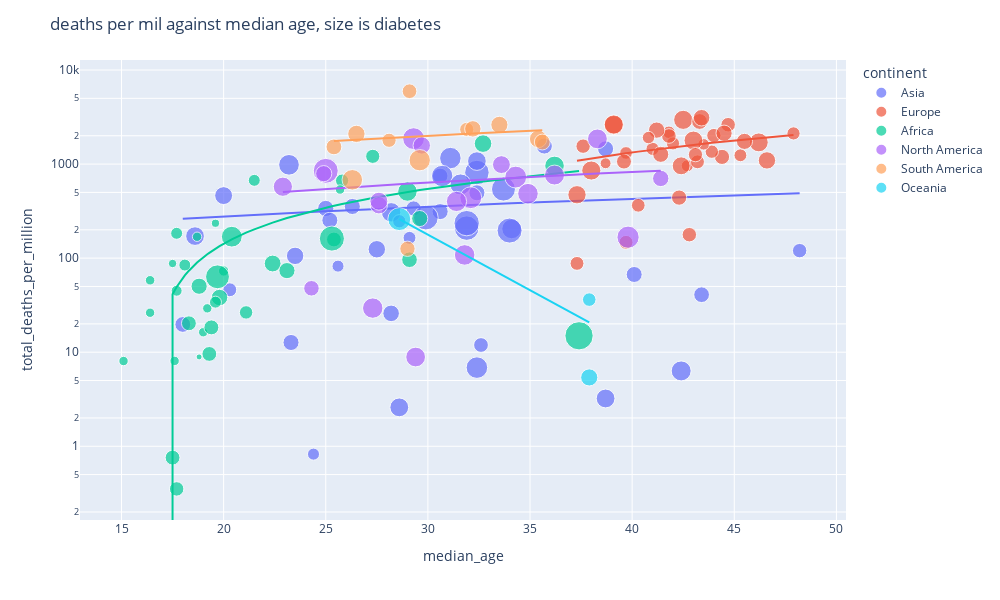

Write notebook code for a chart like this one.
### Code cell
fig = go.Figure()

fig = px.scatter(df_diab, x = 'median_age', y = 'total_deaths_per_million', trendline = 'ols', size = 'diabetes_prevalence',
                 hover_name = 'location', color = 'continent')
fig.update_layout(yaxis_type = 'log')
fig.update_layout(
    width = 1000,
    height = 600,
    title = 'deaths per mil against median age, size is diabetes'
    )
fig.show()

### Figure 1 — Plotly figure (JSON) as saved in the notebook; plotly's stock layout.template omitted (floating-point values rounded to 4 significant figures)
{"data": [{"hovertemplate": "<b>%{hovertext}</b><br><br>continent=Asia<br>median_age=%{x}<br>total_deaths_per_million=%{y}<br>diabetes_prevalence=%{marker.size}<extra></extra>", "hovertext": ["Afghanistan", "Armenia", "Azerbaijan", "Bahrain", "Bangladesh", "Bhutan", "Brunei", "Cambodia", "China", "Georgia", "India", "Indonesia", "Iran", "Iraq", "Israel", "Japan", "Jordan", "Kazakhstan", "Kuwait", "Kyrgyzstan", "Laos", "Lebanon", "Malaysia", "Mongolia", "Myanmar", "Nepal", "Oman", "Pakistan", "Philippines", "Qatar", "Saudi Arabia", "Singapore", "South Korea", "Sri Lanka", "Tajikistan", "Thailand", "Timor", "Turkey", "United Arab Emirates", "Uzbekistan", "Vietnam", "Yemen"], "legendgroup": "Asia", "marker": {"color": "#636efa", "size": [9.59, 7.11, 7.11, 16.52, 8.38, 9.75, 12.79, 4, 9.74, 7.11, 10.39, 6.32, 9.59, 8.83, 6.74, 5.72, 11.75, 7.11, 15.84, 7.11, 4, 12.71, 16.74, 4.82, 4.61, 7.26, 12.61, 8.35, 7.07, 16.52, 17.72, 10.99, 6.8, 10.68, 7.11, 7.04, 6.86, 12.13, 17.26, 7.57, 6, 5.35], "sizemode": "area", "sizeref": 0.05505, "symbol": "circle"}, "mode": "markers", "name": "Asia", "orientation": "v", "showlegend": true, "type": "scatter", "x": [18.6, 35.7, 32.4, 32.4, 27.5, 28.6, 32.4, 25.6, 38.7, 38.7, 28.2, 29.3, 32.4, 20, 30.6, 48.2, 23.2, 30.6, 33.7, 26.3, 24.4, 31.1, 29.9, 28.6, 29.1, 25, 30.7, 23.5, 25.2, 31.9, 31.9, 42.4, 43.4, 34.1, 23.3, 40.1, 18, 31.6, 34, 28.2, 32.6, 20.3], "xaxis": "x", "y": [171.5, 1555.0, 495.3, 813.4, 124.3, 2.592, 6.857, 82.24, 3.221, 1452.0, 307.1, 337.5, 1076.0, 462.3, 747.4, 120.2, 982.1, 312.4, 541.8, 354.2, 0.825, 1158.0, 269.6, 246.8, 164.3, 337.5, 746.9, 105.8, 253.0, 208.6, 235.5, 6.324, 40.86, 204.5, 12.69, 67.03, 19.72, 607.7, 196.5, 25.88, 11.93, 46.1], "yaxis": "y"}, {"hovertemplate": "<b>OLS trendline</b><br>total_deaths_per_million = 7.52558 * median_age + 127.084<br>R<sup>2</sup>=0.015095<br><br>continent=Asia<br>median_age=%{x}<br>total_deaths_per_million=%{y} <b>(trend)</b><extra></extra>", "legendgroup": "Asia", "marker": {"color": "#636efa", "symbol": "circle"}, "mode": "lines", "name": "Asia", "showlegend": false, "type": "scatter", "x": [18, 18.6, 20, 20.3, 23.2, 23.3, 23.5, 24.4, 25, 25.2, 25.6, 26.3, 27.5, 28.2, 28.2, 28.6, 28.6, 29.1, 29.3, 29.9, 30.6, 30.6, 30.7, 31.1, 31.6, 31.9, 31.9, 32.4, 32.4, 32.4, 32.4, 32.6, 33.7, 34, 34.1, 35.7, 38.7, 38.7, 40.1, 42.4, 43.4, 48.2], "xaxis": "x", "y": [262.5, 267.1, 277.6, 279.9, 301.7, 302.4, 303.9, 310.7, 315.2, 316.7, 319.7, 325.0, 334.0, 339.3, 339.3, 342.3, 342.3, 346.1, 347.6, 352.1, 357.4, 357.4, 358.1, 361.1, 364.9, 367.2, 367.2, 370.9, 370.9, 370.9, 370.9, 372.4, 380.7, 383.0, 383.7, 395.7, 418.3, 418.3, 428.9, 446.2, 453.7, 489.8], "yaxis": "y"}, {"hovertemplate": "<b>%{hovertext}</b><br><br>continent=Europe<br>median_age=%{x}<br>total_deaths_per_million=%{y}<br>diabetes_prevalence=%{marker.size}<extra></extra>", "hovertext": ["Albania", "Austria", "Belarus", "Belgium", "Bosnia and Herzegovina", "Bulgaria", "Croatia", "Cyprus", "Czechia", "Denmark", "Estonia", "Finland", "France", "Germany", "Greece", "Hungary", "Iceland", "Ireland", "Italy", "Latvia", "Lithuania", "Luxembourg", "Malta", "Moldova", "Montenegro", "Netherlands", "North Macedonia", "Norway", "Poland", "Portugal", "Romania", "Russia", "Slovakia", "Slovenia", "Spain", "Sweden", "Switzerland", "Ukraine", "United Kingdom"], "legendgroup": "Europe", "marker": {"color": "#EF553B", "size": [10.08, 6.35, 5.18, 4.29, 10.08, 5.81, 5.59, 9.24, 6.82, 6.41, 4.02, 5.76, 4.77, 8.31, 4.55, 7.55, 5.31, 3.28, 4.78, 4.91, 3.67, 4.42, 8.83, 5.72, 10.08, 5.29, 10.08, 5.31, 5.91, 9.85, 9.74, 6.18, 7.29, 7.25, 7.17, 4.79, 5.59, 7.11, 4.28], "sizemode": "area", "sizeref": 0.05505, "symbol": "circle"}, "mode": "markers", "name": "Europe", "orientation": "v", "showlegend": true, "type": "scatter", "x": [38, 44.4, 40.3, 41.8, 42.5, 44.7, 44, 37.3, 43.3, 42.3, 42.7, 42.8, 42, 46.6, 45.3, 43.4, 37.3, 38.7, 47.9, 43.9, 43.5, 39.7, 42.4, 37.6, 39.1, 43.2, 39.1, 39.7, 41.8, 46.2, 43, 39.6, 41.2, 44.5, 45.5, 41, 43.1, 41.4, 40.8], "xaxis": "x", "y": [853.8, 1192.0, 364.6, 2178.0, 2953.0, 2621.0, 2011.0, 471.8, 2835.0, 440.1, 958.9, 177.6, 1658.0, 1094.0, 1240.0, 3108.0, 87.91, 1020.0, 2118.0, 1355.0, 1621.0, 1313.0, 958.0, 1551.0, 2594.0, 1057.0, 2637.0, 147.4, 1989.0, 1701.0, 1782.0, 1063.0, 2296.0, 2130.0, 1743.0, 1451.0, 1260.0, 1270.0, 1913.0], "yaxis": "y"}, {"hovertemplate": "<b>OLS trendline</b><br>total_deaths_per_million = 90.1837 * median_age + -2277.8<br>R<sup>2</sup>=0.089139<br><br>continent=Europe<br>median_age=%{x}<br>total_deaths_per_million=%{y} <b>(trend)</b><extra></extra>", "legendgroup": "Europe", "marker": {"color": "#EF553B", "symbol": "circle"}, "mode": "lines", "name": "Europe", "showlegend": false, "type": "scatter", "x": [37.3, 37.3, 37.6, 38, 38.7, 39.1, 39.1, 39.6, 39.7, 39.7, 40.3, 40.8, 41, 41.2, 41.4, 41.8, 41.8, 42, 42.3, 42.4, 42.5, 42.7, 42.8, 43, 43.1, 43.2, 43.3, 43.4, 43.5, 43.9, 44, 44.4, 44.5, 44.7, 45.3, 45.5, 46.2, 46.6, 47.9], "xaxis": "x", "y": [1086.0, 1086.0, 1113.0, 1149.0, 1212.0, 1248.0, 1248.0, 1293.0, 1302.0, 1302.0, 1357.0, 1402.0, 1420.0, 1438.0, 1456.0, 1492.0, 1492.0, 1510.0, 1537.0, 1546.0, 1555.0, 1573.0, 1582.0, 1600.0, 1609.0, 1618.0, 1627.0, 1636.0, 1645.0, 1681.0, 1690.0, 1726.0, 1735.0, 1753.0, 1808.0, 1826.0, 1889.0, 1925.0, 2042.0], "yaxis": "y"}, {"hovertemplate": "<b>%{hovertext}</b><br><br>continent=Africa<br>median_age=%{x}<br>total_deaths_per_million=%{y}<br>diabetes_prevalence=%{marker.size}<extra></extra>", "hovertext": ["Algeria", "Benin", "Botswana", "Burkina Faso", "Burundi", "Cameroon", "Cape Verde", "Central African Republic", "Comoros", "Djibouti", "Egypt", "Equatorial Guinea", "Eritrea", "Eswatini", "Ethiopia", "Gabon", "Gambia", "Ghana", "Guinea", "Kenya", "Liberia", "Libya", "Madagascar", "Malawi", "Mali", "Mauritius", "Morocco", "Mozambique", "Niger", "Sao Tome and Principe", "Seychelles", "South Africa", "Sudan", "Tanzania", "Togo", "Tunisia", "Uganda", "Zambia", "Zimbabwe"], "legendgroup": "Africa", "marker": {"color": "#00cc96", "size": [6.73, 0.99, 4.81, 2.42, 6.05, 7.2, 2.42, 6.1, 11.88, 6.05, 17.31, 7.78, 6.05, 3.94, 7.47, 7.2, 1.91, 4.97, 2.42, 2.92, 2.42, 10.43, 3.94, 3.94, 2.42, 22.02, 7.14, 3.3, 2.42, 2.42, 10.55, 5.52, 15.67, 5.75, 6.15, 8.52, 2.5, 3.94, 1.82], "sizemode": "area", "sizeref": 0.05505, "symbol": "circle"}, "mode": "markers", "name": "Africa", "orientation": "v", "showlegend": true, "type": "scatter", "x": [29.1, 18.8, 25.8, 17.6, 17.5, 18.8, 25.7, 18.3, 20.4, 25.4, 25.3, 22.4, 19.3, 21.5, 19.8, 23.1, 17.5, 21.1, 19, 20, 19.2, 29, 19.6, 18.1, 16.4, 37.4, 29.6, 17.7, 15.1, 18.7, 36.2, 27.3, 19.7, 17.7, 19.4, 32.7, 16.4, 17.7, 19.6], "xaxis": "x", "y": [96.21, 8.909, 667.2, 8.085, 0.757, 50.25, 536.0, 20.29, 169.0, 157.9, 161.4, 87.67, 9.587, 671.5, 38.12, 73.68, 87.72, 26.49, 16.3, 73.01, 29.26, 510.7, 34.05, 84.37, 26.27, 14.94, 263.7, 45.02, 8.056, 168.8, 955.9, 1209.0, 63.31, 0.352, 18.36, 1650.0, 58.17, 183.6, 234.8], "yaxis": "y"}, {"hovertemplate": "<b>OLS trendline</b><br>total_deaths_per_million = 40.2888 * median_age + -663.695<br>R<sup>2</sup>=0.368234<br><br>continent=Africa<br>median_age=%{x}<br>total_deaths_per_million=%{y} <b>(trend)</b><extra></extra>", "legendgroup": "Africa", "marker": {"color": "#00cc96", "symbol": "circle"}, "mode": "lines", "name": "Africa", "showlegend": false, "type": "scatter", "x": [15.1, 16.4, 16.4, 17.5, 17.5, 17.6, 17.7, 17.7, 17.7, 18.1, 18.3, 18.7, 18.8, 18.8, 19, 19.2, 19.3, 19.4, 19.6, 19.6, 19.7, 19.8, 20, 20.4, 21.1, 21.5, 22.4, 23.1, 25.3, 25.4, 25.7, 25.8, 27.3, 29, 29.1, 29.6, 32.7, 36.2, 37.4], "xaxis": "x", "y": [-55.33, -2.959, -2.959, 41.36, 41.36, 45.39, 49.42, 49.42, 49.42, 65.53, 73.59, 89.71, 93.73, 93.73, 101.8, 109.8, 113.9, 117.9, 126.0, 126.0, 130.0, 134.0, 142.1, 158.2, 186.4, 202.5, 238.8, 267.0, 355.6, 359.6, 371.7, 375.8, 436.2, 504.7, 508.7, 528.9, 653.7, 794.8, 843.1], "yaxis": "y"}, {"hovertemplate": "<b>%{hovertext}</b><br><br>continent=North America<br>median_age=%{x}<br>total_deaths_per_million=%{y}<br>diabetes_prevalence=%{marker.size}<extra></extra>", "hovertext": ["Antigua and Barbuda", "Bahamas", "Barbados", "Belize", "Canada", "Costa Rica", "Dominican Republic", "El Salvador", "Grenada", "Guatemala", "Haiti", "Honduras", "Jamaica", "Mexico", "Nicaragua", "Panama", "Saint Lucia", "Saint Vincent and the Grenadines", "Trinidad and Tobago", "United States"], "legendgroup": "North America", "marker": {"color": "#ab63fa", "size": [13.17, 13.17, 13.57, 17.11, 7.37, 8.78, 8.2, 8.87, 10.71, 10.18, 6.65, 7.21, 11.28, 13.06, 11.47, 8.33, 11.62, 11.62, 10.97, 10.79], "sizemode": "area", "sizeref": 0.05505, "symbol": "circle"}, "mode": "markers", "name": "North America", "orientation": "v", "showlegend": true, "type": "scatter", "x": [32.1, 34.3, 39.8, 25, 41.4, 33.6, 27.6, 27.6, 29.4, 22.9, 24.3, 24.9, 31.4, 29.3, 27.3, 29.7, 34.9, 31.8, 36.2, 38.3], "xaxis": "x", "y": [439.1, 727.3, 167.0, 847.5, 703.5, 987.4, 364.7, 402.9, 8.887, 574.3, 47.8, 790.9, 400.9, 1865.0, 29.44, 1578.0, 484.7, 108.2, 764.6, 1852.0], "yaxis": "y"}, {"hovertemplate": "<b>OLS trendline</b><br>total_deaths_per_million = 18.6445 * median_age + 77.5355<br>R<sup>2</sup>=0.030900<br><br>continent=North America<br>median_age=%{x}<br>total_deaths_per_million=%{y} <b>(trend)</b><extra></extra>", "legendgroup": "North America", "marker": {"color": "#ab63fa", "symbol": "circle"}, "mode": "lines", "name": "North America", "showlegend": false, "type": "scatter", "x": [22.9, 24.3, 24.9, 25, 27.3, 27.6, 27.6, 29.3, 29.4, 29.7, 31.4, 31.8, 32.1, 33.6, 34.3, 34.9, 36.2, 38.3, 39.8, 41.4], "xaxis": "x", "y": [504.5, 530.6, 541.8, 543.6, 586.5, 592.1, 592.1, 623.8, 625.7, 631.3, 663.0, 670.4, 676.0, 704.0, 717.0, 728.2, 752.5, 791.6, 819.6, 849.4], "yaxis": "y"}, {"hovertemplate": "<b>%{hovertext}</b><br><br>continent=South America<br>median_age=%{x}<br>total_deaths_per_million=%{y}<br>diabetes_prevalence=%{marker.size}<extra></extra>", "hovertext": ["Argentina", "Bolivia", "Brazil", "Chile", "Colombia", "Ecuador", "Guyana", "Paraguay", "Peru", "Suriname", "Uruguay", "Venezuela"], "legendgroup": "South America", "marker": {"color": "#FFA15A", "size": [5.5, 6.89, 8.11, 8.46, 7.44, 5.55, 11.62, 8.27, 5.95, 12.54, 6.93, 6.47], "sizemode": "area", "sizeref": 0.05505, "symbol": "circle"}, "mode": "markers", "name": "South America", "orientation": "v", "showlegend": true, "type": "scatter", "x": [31.9, 25.4, 33.5, 35.4, 32.2, 28.1, 26.3, 26.5, 29.1, 29.6, 35.6, 29], "xaxis": "x", "y": [2336.0, 1524.0, 2613.0, 1850.0, 2367.0, 1791.0, 680.2, 2093.0, 5951.0, 1099.0, 1715.0, 125.8], "yaxis": "y"}, {"hovertemplate": "<b>OLS trendline</b><br>total_deaths_per_million = 52.3731 * median_age + 429.567<br>R<sup>2</sup>=0.016125<br><br>continent=South America<br>median_age=%{x}<br>total_deaths_per_million=%{y} <b>(trend)</b><extra></extra>", "legendgroup": "South America", "marker": {"color": "#FFA15A", "symbol": "circle"}, "mode": "lines", "name": "South America", "showlegend": false, "type": "scatter", "x": [25.4, 26.3, 26.5, 28.1, 29, 29.1, 29.6, 31.9, 32.2, 33.5, 35.4, 35.6], "xaxis": "x", "y": [1760.0, 1807.0, 1817.0, 1901.0, 1948.0, 1954.0, 1980.0, 2100.0, 2116.0, 2184.0, 2284.0, 2294.0], "yaxis": "y"}, {"hovertemplate": "<b>%{hovertext}</b><br><br>continent=Oceania<br>median_age=%{x}<br>total_deaths_per_million=%{y}<br>diabetes_prevalence=%{marker.size}<extra></extra>", "hovertext": ["Australia", "Fiji", "New Zealand"], "legendgroup": "Oceania", "marker": {"color": "#19d3f3", "size": [5.07, 14.49, 8.08], "sizemode": "area", "sizeref": 0.05505, "symbol": "circle"}, "mode": "markers", "name": "Oceania", "orientation": "v", "showlegend": true, "type": "scatter", "x": [37.9, 28.6, 37.9], "xaxis": "x", "y": [36.23, 259.9, 5.392], "yaxis": "y"}, {"hovertemplate": "<b>OLS trendline</b><br>total_deaths_per_million = -25.7099 * median_age + 995.22<br>R<sup>2</sup>=0.987674<br><br>continent=Oceania<br>median_age=%{x}<br>total_deaths_per_million=%{y} <b>(trend)</b><extra></extra>", "legendgroup": "Oceania", "marker": {"color": "#19d3f3", "symbol": "circle"}, "mode": "lines", "name": "Oceania", "showlegend": false, "type": "scatter", "x": [28.6, 37.9, 37.9], "xaxis": "x", "y": [259.9, 20.81, 20.81], "yaxis": "y"}], "layout": {"height": 600, "legend": {"itemsizing": "constant", "title": {"text": "continent"}, "tracegroupgap": 0}, "margin": {"t": 60}, "title": {"text": "deaths per mil against median age, size is diabetes"}, "width": 1000, "xaxis": {"anchor": "y", "domain": [0, 1], "title": {"text": "median_age"}}, "yaxis": {"anchor": "x", "domain": [0, 1], "title": {"text": "total_deaths_per_million"}, "type": "log"}}}
